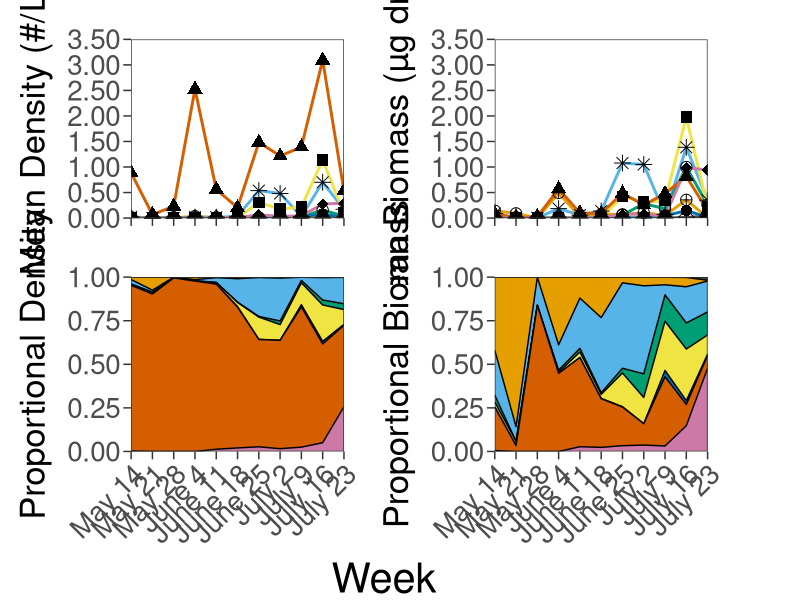

Generate this figure with R: (Note: this script raises an error after producing the figure.)
#################################################################
##  
##  APIS Cisco (Lucke et al.) manuscript
##  
##  
##      
#################################################################

## CLEAR ENVIRONMENT ============================================

rm(list = ls(all.names=TRUE))


## LOAD PACKAGES ================================================

library(dplyr)         # manipulating data
library(magrittr)      # for %<>%
library(ggplot2)       # visualizations
library(cowplot)       # plot matrix layout
library(gtable)        # plot matrix legend


## LOAD DATA ====================================================

zoop <- read.csv("data/APIS_Zooplankton_2018.csv", header = TRUE)



## DATA MANIPULATION ============================================

zoop %<>% mutate(taxa.group.2 = ifelse(species == "Acanthocyclops", "  Cyclopoids",
                                ifelse(species == "Bosmina", "  Other Cladocera",
                                ifelse(species == "Bythotrephes", "  Bythotrephes",
                                ifelse(species == "Daphnia", "  Daphnia",
                                ifelse(species == "Diacyclops", "  Cyclopoids",
                                ifelse(species == "Diaphanosoma", "  Other Cladocera",
                                ifelse(species == "Epischura", "  Calanoids",
                                ifelse(species == "Holopedium", "  Other Cladocera",
                                ifelse(species == "Limnocalanus", "  Calanoids",
                                ifelse(species == "Leptodiaptomus", "  Calanoids",
                                ifelse(species == "Mesocyclops", "  Cyclopoids",
                                ifelse(species == "Calanoid copepodid", "  Calanoid Copepodites",
                                ifelse(species == "Cyclopoid copepodid", "  Cyclopoid Copepodites",
                                ifelse(species == "Nauplii", "  Nauplii", "")))))))))))))),
                 tax.group.2 = factor(taxa.group.2))
  

## Summarize weekly and weekly proporational density and biomass for each taxa group
options(scipen=999)
weekly.data <- zoop %>% group_by(week, station, taxa.group.2) %>%
  summarize(sum.density = sum(density.l), 
            sum.biomass = sum(biomass.dry.wt.ugL)) %>% 
  group_by(week, taxa.group.2) %>% 
  summarize(mean.density = mean(sum.density), 
            mean.biomass = mean(sum.biomass),
            sd.density = sd(sum.density),
            sd.biomass = sd(sum.biomass),
            se.density = sd.density/sqrt(n()),
            se.biomass = sd.biomass/sqrt(n())) %>% 
  group_by(week) %>% 
  mutate(sum.density = sum(mean.density), 
         sum.biomass = sum(mean.biomass),
         prop.density = mean.density/sum.density,
         prop.biomass = mean.biomass/sum.biomass)

weekly.data.total <- zoop %>% group_by(week, station) %>%
  summarize(sum.density = sum(density.l), 
            sum.biomass = sum(biomass.dry.wt.ugL)) %>% 
  group_by(week) %>% 
  summarize(mean.density = round(mean(sum.density),3), 
            mean.biomass = round(mean(sum.biomass),3),
            se.density = round(sd(sum.density)/sqrt(n()),3),
            se.biomass = round(sd(sum.biomass)/sqrt(n()),3))


## ABBREVIATE TAXA NAMES ========================================

weekly.data$taxa.group.2 <- gsub('Cyclopoids', "CY", weekly.data$taxa.group.2)
weekly.data$taxa.group.2 <- gsub('Cyclopoid Copepodites', "CY*", weekly.data$taxa.group.2)
weekly.data$taxa.group.2 <- gsub('Bythotrephes', "BY", weekly.data$taxa.group.2)
weekly.data$taxa.group.2 <- gsub('Daphnia', "DA", weekly.data$taxa.group.2)
weekly.data$taxa.group.2 <- gsub('Calanoids', "CA", weekly.data$taxa.group.2)
weekly.data$taxa.group.2 <- gsub('Calanoid Copepodites', "CA*", weekly.data$taxa.group.2)
weekly.data$taxa.group.2 <- gsub('Nauplii', "NA", weekly.data$taxa.group.2)
weekly.data$taxa.group.2 <- gsub('Other Cladocera', "OC", weekly.data$taxa.group.2)


## VISUALIZATION ================================================

## Define a colorblind safe(ish) palette for 7-classes
color <- c("gray30", "#e69f00", "#56b4e9", "#009e73", "#f0e442", "#0072b2", "#d55e00", "#cc79a7")
shape <- c(9, 10, 8, 1, 15, 16, 17, 18)

## Mean density
zoop.density <- ggplot(weekly.data, aes(x = week, y = mean.density)) +
  geom_line(aes(colour = taxa.group.2), size = 1) +
  geom_point(size = 3.5, aes(shape = taxa.group.2)) +
  scale_y_continuous(limits = c(0, 3.5), breaks = seq(0, 3.5, 0.5), labels = scales::number_format(accuracy = 0.01), expand = c(0, 0)) +
  scale_x_continuous(limits = c(20, 30), breaks = seq(20, 30, 1), expand = c(0, 0)) +
  scale_color_manual(values = color) +
  scale_shape_manual(values = shape) +
  labs(x = 'Week', y = 'Mean Density (#/L)') +
  theme_bw() + 
  theme(panel.grid = element_blank(), panel.background = element_blank(), 
        legend.title = element_blank(),
        legend.text = element_text(size = 20),
        legend.key.size = unit(1.0, 'cm'),
        axis.text.x = element_blank(),
        axis.text.y = element_text(size = 20),
        axis.title.y = element_text(size = 25, margin = margin(0, 10, 0, 0)),
        axis.title.x = element_text(size = 25, margin = margin(10, 0, 0, 0)),
        axis.ticks.length = unit(2.0, 'mm'), 
        plot.margin = unit(c(10, 5, 15, 5), 'mm'))

## Mean biomass
zoop.biomass <- ggplot(weekly.data, aes(x = week, y = mean.biomass)) +
  geom_line(aes(colour = taxa.group.2), size = 1) +
  geom_point(size = 3.5, aes(shape = taxa.group.2)) +
  scale_y_continuous(limits = c(0, 3.5), breaks = seq(0, 3.5, 0.5), labels = scales::number_format(accuracy = 0.01), expand = c(0, 0)) +
  scale_x_continuous(limits = c(20, 30), breaks = seq(20, 30, 1), expand = c(0, 0)) +
  scale_color_manual(values = color) +
  scale_shape_manual(values = shape) +
  labs(x = 'Week', y = 'Mean Biomass (µg dry/L)') +
  theme_bw() + 
  theme(panel.grid = element_blank(), panel.background = element_blank(), 
        legend.title = element_blank(),
        legend.text = element_text(size = 20),
        legend.key.size = unit(1.0, 'cm'),
        axis.text.x = element_blank(),
        axis.text.y = element_text(size = 20),
        axis.title.y = element_text(size = 25, margin = margin(0, 10, 0, 0)),
        axis.title.x = element_text(size = 25, margin = margin(10, 0, 0, 0)),
        axis.ticks.length = unit(2.0, 'mm'), 
        plot.margin = unit(c(10, 5, 15, 5), 'mm'))

## Proportional stacked area plot of density
zoop.prop.density <- ggplot(weekly.data, aes(x = week, y = prop.density, fill = taxa.group.2)) +
  geom_area(position = "fill", color = "black") + 
  scale_x_continuous(limits = c(20, 30), breaks = seq(20, 30, 1), expand = c(0, 0),
                     labels = c('May 14', 'May 21', 'May 28','June 4',
                                'June 11', 'June 18','June 25', 'July 2',
                                'July 9','July 16', 'July 23')) +
  scale_y_continuous(limits = c(0, 1), expand = c(0, 0)) +
  scale_fill_manual(values = color) +
  labs(x = 'Week', y = 'Proportional Density') +
  theme_bw() + 
  theme(panel.grid = element_blank(), panel.background = element_blank(), 
        legend.title = element_blank(),
        legend.text = element_text(size = 20),
        legend.key.size = unit(1.0, 'cm'),
        axis.text.x = element_text(size = 20, angle = 45, hjust = 1),
        axis.text.y = element_text(size = 20),
        axis.title.y = element_text(size = 25, margin = margin(0, 10, 0, 0)),
        axis.title.x = element_text(size = 25, margin = margin(10, 0, 0, 0)),
        axis.ticks.length = unit(2.0, 'mm'), 
        plot.margin = unit(c(-2, 5, 5, 5), 'mm'))

## Proportional stacked area plot of biomass
zoop.prop.biomass <- ggplot(weekly.data, aes(x = week, y = prop.biomass, fill = taxa.group.2)) +
  geom_area(stat = "identity", position = "fill", color = "black") + 
  scale_x_continuous(limits = c(20, 30), breaks = seq(20, 30, 1), expand = c(0, 0),
                     labels = c('May 14', 'May 21', 'May 28','June 4',
                                'June 11', 'June 18','June 25', 'July 2',
                                'July 9','July 16', 'July 23')) +
  scale_y_continuous(limits = c(0, 1), expand = c(0, 0)) +
  scale_fill_manual(values = color) +
  labs(x = 'Week', y = 'Proportional Biomass') +
  theme_bw() + 
  theme(panel.grid = element_blank(), panel.background = element_blank(), 
        legend.title = element_blank(),
        legend.text = element_text(size = 20),
        legend.key.size = unit(1.0, 'cm'),
        axis.text.x = element_text(size = 20, angle = 45, hjust = 1),
        axis.text.y = element_text(size = 20),
        axis.title.y = element_text(size = 25, margin = margin(0, 10, 0, 0)),
        axis.title.x = element_text(size = 25, margin = margin(10, 0, 0, 0)),
        axis.ticks.length = unit(2.0, 'mm'), 
        plot.margin = unit(c(-2, 5, 5, 5), 'mm'))


## PANELED VISUALIZATION ========================================

## Create common legend
legend.mean <- get_legend(zoop.density + theme(legend.position = c(0.5, 0.535)))
legend.prop <- get_legend(zoop.prop.density + theme(legend.position = c(0.5, 0.64)))

# arrange the three plots in a single row
zoop.grid <- plot_grid(zoop.density + theme(legend.position = "none", axis.title.x = element_blank(), axis.text.x = element_blank()),
                       zoop.biomass + theme(legend.position = "none", axis.title.x = element_blank(), axis.text.x = element_blank()),
                       nrow = 1)

## add legend to grid
zoop.grid.legend <- plot_grid(zoop.grid, legend.mean, ncol = 2, rel_widths = c(2, 0.2))

# arrange the three plots in a single row
zoop.grid2 <- plot_grid(zoop.prop.density + theme(legend.position = "none", axis.title.x = element_blank()),
                        zoop.prop.biomass + theme(legend.position = "none", axis.title.x = element_blank()),
                        nrow = 1)

## add legend to grid
zoop.grid.legend2 <- plot_grid(zoop.grid2, legend.prop, ncol = 2, rel_widths = c(2, 0.2))

## combine plots
zoop.grid.all <- plot_grid(zoop.grid.legend, zoop.grid.legend2, nrow = 2, rel_widths = c(2, 0.2))
  
## add common x-axis label
ggdraw(add_sub(zoop.grid.all, "Week", vpadding = grid::unit(0,"lines"), y = 0.75, x = 0.48, size = 30))

ggsave("figures/apis_zoop_gridded.png", width = 18, height = 10, dpi = 300)
